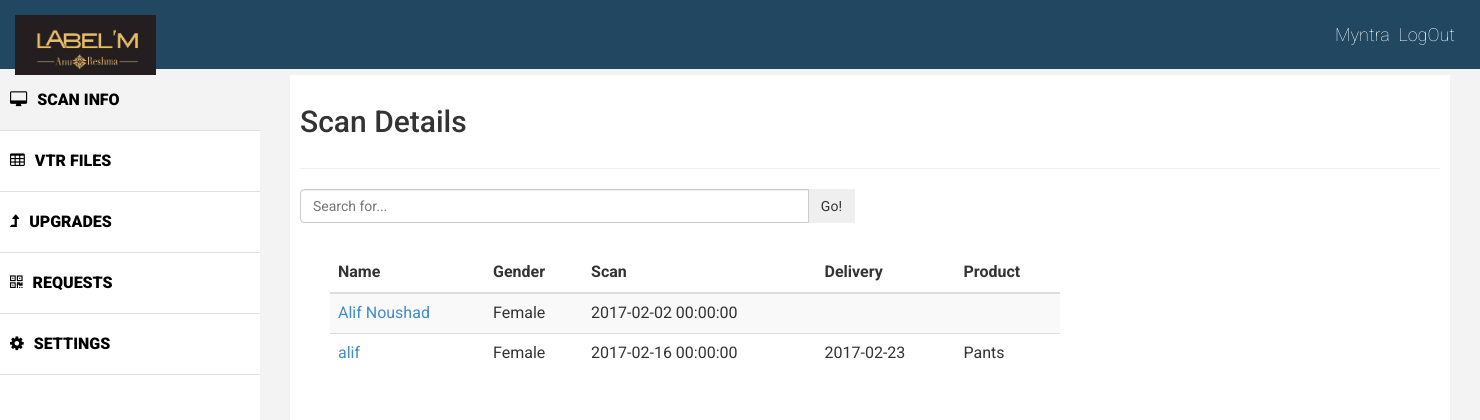
The page /ShopHome.php (signed in) on the database its author committed.
### tables this page shows
CREATE TABLE `user_table` (
  `Phone` int(250) UNSIGNED NOT NULL,
  `Password` varchar(50) NOT NULL,
  `UserName` varchar(100) DEFAULT NULL,
  `Gender` varchar(10) NOT NULL
);

CREATE TABLE `orders_table` (
  `OrderId` int(250) NOT NULL,
  `UserPhone` int(250) NOT NULL,
  `Product` varchar(100) NOT NULL,
  `OderDate` date NOT NULL,
  `DeliveryDate` date NOT NULL,
  `DeliveryStatus` tinyint(1) NOT NULL,
  `StoreId` int(250) NOT NULL
);

### ShopHome.php (the view, shortened to what this page needs)
<html>
<head>
    <link href="css/bootstrap.css" rel="stylesheet" />
    <link href="css/font-awesome.css" rel="stylesheet" />
    <link href="css/custom.css" rel="stylesheet" />
</head>
</head>
<body>
<div id="wrapper">
         <div class="navbar navbar-inverse navbar-fixed-top">
            <div class="adjust-nav">
                <div class="navbar-header">
                    <a class="navbar-brand" href="#">
                        <img src="images/logo.jpg" class="img-responsive" style=" margin:0px; max-height: 60px;max-width: auto;" />
                    </a>
                </div>
                <span class="logout-spn" >
                <?php echo $_SESSION['username'] ?>&nbsp
                  <a href="logout.php" style="color:#fff;">LogOut</a>
                </span>
            </div>
        </div>
        <nav class="navbar-default navbar-side" role="navigation">
            <div class="sidebar-collapse">
                <ul class="nav" id="main-menu">
                    <li class="active-link">
                        <a href="ShopHome.php" ><i class="fa fa-desktop "></i>SCAN INFO</a>
                    </li>
                    <li>
                        <a href="#"><i class="fa fa-table "></i>VTR FILES </a>
                    </li>
                    <li>
                        <a href="#"><i class="fa fa-level-up "></i>UPGRADES  </a>
                    </li>
                    <li>
                        <a href="#"><i class="fa fa-qrcode "></i>REQUESTS</a>
                    </li>
                    <li>
                        <a href="#"><i class="fa fa-cog"></i>SETTINGS</a>
                    </li>
                </ul>
            </div>
        </nav>
<div id="page-wrapper" >
            <div id="page-inner">
                <div class="row">
                    <div class="col-lg-12">
                     <h2>Scan Details</h2>
                    </div>
                </div>
                  <hr />
<div class="row">
				<form method="POST" action="ShopHome.php">
						<div class="col-lg-6 col-md-6 col-sm-6 col-xs-6">
							<div class="input-group">
								<input type="text" class="form-control" name="search" placeholder="Search for...">
								<span class="input-group-btn">
									<form method='post'>
									<input type="submit" class="btn btn-secondary" name="test" id="test" value="Go!"/><br/>
									</form>
 								</span>
							</div>
						</div>
					</form>
</div>
<br/>
					<?php
					global $conn;
					$store = $_SESSION['UserId'];
					if(array_key_exists('test', $_POST)) {
						$phone = $_POST['search'];
						$quer="SELECT * FROM `user_table` Inner JOIN (SELECT Max(Date) as max_date ,Phone,StoreId FROM `measurements`where StoreId = '$store' GROUP BY Phone,StoreId) a On user_table.Phone = a.Phone left Join orders_table on orders_table.UserPhone = a.Phone and orders_table.StoreId = '$store' where a.Phone LIKE '%$phone%' or UserName LIKE '%$phone%' ";
						$result = $conn->prepare($quer);
						$result->execute();
						$row = $result->fetch(PDO::FETCH_ASSOC);
							if($row){
						echo " <div class=\"row\"><div class =\"col-lg-8 col-md-8  col-xs-8 col-md-8\">";
						echo "<table class=\"table table-striped table-hover\">";
						echo "<thead  class=\"thead-inverse\">";
						echo "<tr> <th>Name</th><th>Gender</th>  <th>Scan</th> <th>Delivery</th> <th>Product</th></tr>";
						echo "</thead>";
						echo "<tbody>";
						    $phone = $row['Phone'];
							echo "<tr><td>";
							echo "<a href=\"Details.php?ph=".$phone."\">";
							echo $row['UserName'];
							echo "</a>";
							echo "</td><td>";
							echo $row['Gender'];
							echo "</td><td>";
							echo $row['max_date'];
							echo "</td><td>";
							echo $row['DeliveryDate'];
							echo "</td><td>";
							echo $row['Product'];
							echo "</td></a></tr>";
						while ($row =  $result->fetch_assoc()) {
							$phone = $row['Phone'];
							echo "<tr><td>";
							echo "<a href=\"Details.php?ph=".$phone."\">";
							echo $row['UserName'];
							echo "</a>";
							echo "</td><td>";
							echo $row['Gender'];
							echo "</td><td>";
							echo $row['max_date'];
							echo "</td><td>";
							echo $row['DeliveryDate'];
							echo "</td><td>";
							echo $row['Product'];
							echo "</td></a></tr>";
						}
						echo "</tbody>";
						echo "</table></div></div>";
					}
					else
					{
						echo "Data not found";
					}
					}
					else{
						$quer2="SELECT * FROM `user_table` Inner JOIN (SELECT Max(Date) as max_date,Phone,StoreId FROM `measurements`where StoreId = '$store' GROUP BY Phone,StoreId) a On user_table.Phone = a.Phone left Join orders_table on orders_table.UserPhone = a.Phone and orders_table.StoreId = '$store'";
						$result = $conn->prepare($quer2);
						$result->execute();
						echo "<div class =\"container\"><div class=\"col-lg-8 col-sm-8 col-xs-8 col-md-8\">";
						echo "<table class=\"table table-striped table-hover\">";
						echo "<thead  class=\"thead-inverse\">";
						echo "<tr> <th>Name</th><th>Gender</th>  <th>Scan</th> <th>Delivery</th> <th>Product</th></tr>";
						echo "</thead>";
						echo "<tbody>";
						while ($row  = $result->fetch(PDO::FETCH_ASSOC)) {
							$phone = $row['Phone'];
							echo "<tr><td>";
							echo "<a href=\"Details.php?ph=".$phone."\">";
							echo $row['UserName'];
							echo "</a>";
							echo "</td><td>";
							echo $row['Gender'];
							echo "</td><td>";
							echo $row['max_date'];
							echo "</td><td>";
							echo $row['DeliveryDate'];
							echo "</td><td>";
							echo $row['Product'];
							echo "</td></a></tr>";
						}
						echo "</tbody>";
						echo "</table></div></div>";
					}
					?>
				</div>
			</div>
		</div>
</body>
</html>

### css/custom.css (style rules this page uses)
body { font-family: 'Roboto', sans-serif; line-height:30px; }
#wrapper { width: 100%; margin-top:50px; }
#page-wrapper { padding: 15px 15px; min-height: 100px; background:#F3F3F3; }
#page-inner { width:100%; margin:10px 20px 10px 0px; background-color:#fff!important; padding:10px; min-height:1050px; }
.sidebar-collapse .nav { padding:0; padding-top:20px; }
.sidebar-collapse > .nav > li > a { padding:15px 10px; color: #000; font-weight: 900; font-size: 16px; }
.sidebar-collapse > .nav > li { border-bottom:1px solid #e1e1e1; }
.navbar-side { border:none; background-color: #fff; }
.navbar-inverse { background-color: #214761; border-color: #F0F0F0; min-height: 70px; }
.nav > li > a > i { margin-right:10px; }
.logout-spn { float:right; color:#fff; font-size:18px; font-weight:100; margin:90px; margin: 20px 25px 10px 25px; }
.logout-spn a { text-decoration:none; }
.active-link { background-color:#f3f3f3; }
@media (min-width:768px) { #page-wrapper { margin: 0 0 0 260px; padding: 15px 30px; min-height: 1050px; } }
@media (min-width:768px) { .navbar-side { z-index: 1; position: absolute; width: 260px; } }

### rows shown on the page
user_table: UserName "Alif Noushad", Gender "Female", max_date "2017-02-02 00:00:00"
user_table: UserName "alif", Gender "Female", max_date "2017-02-16 00:00:00", orders_table.DeliveryDate "2017-02-23", orders_table.Product "Pants"

### other values the page prints
$_SESSION['username'] "Myntra"
